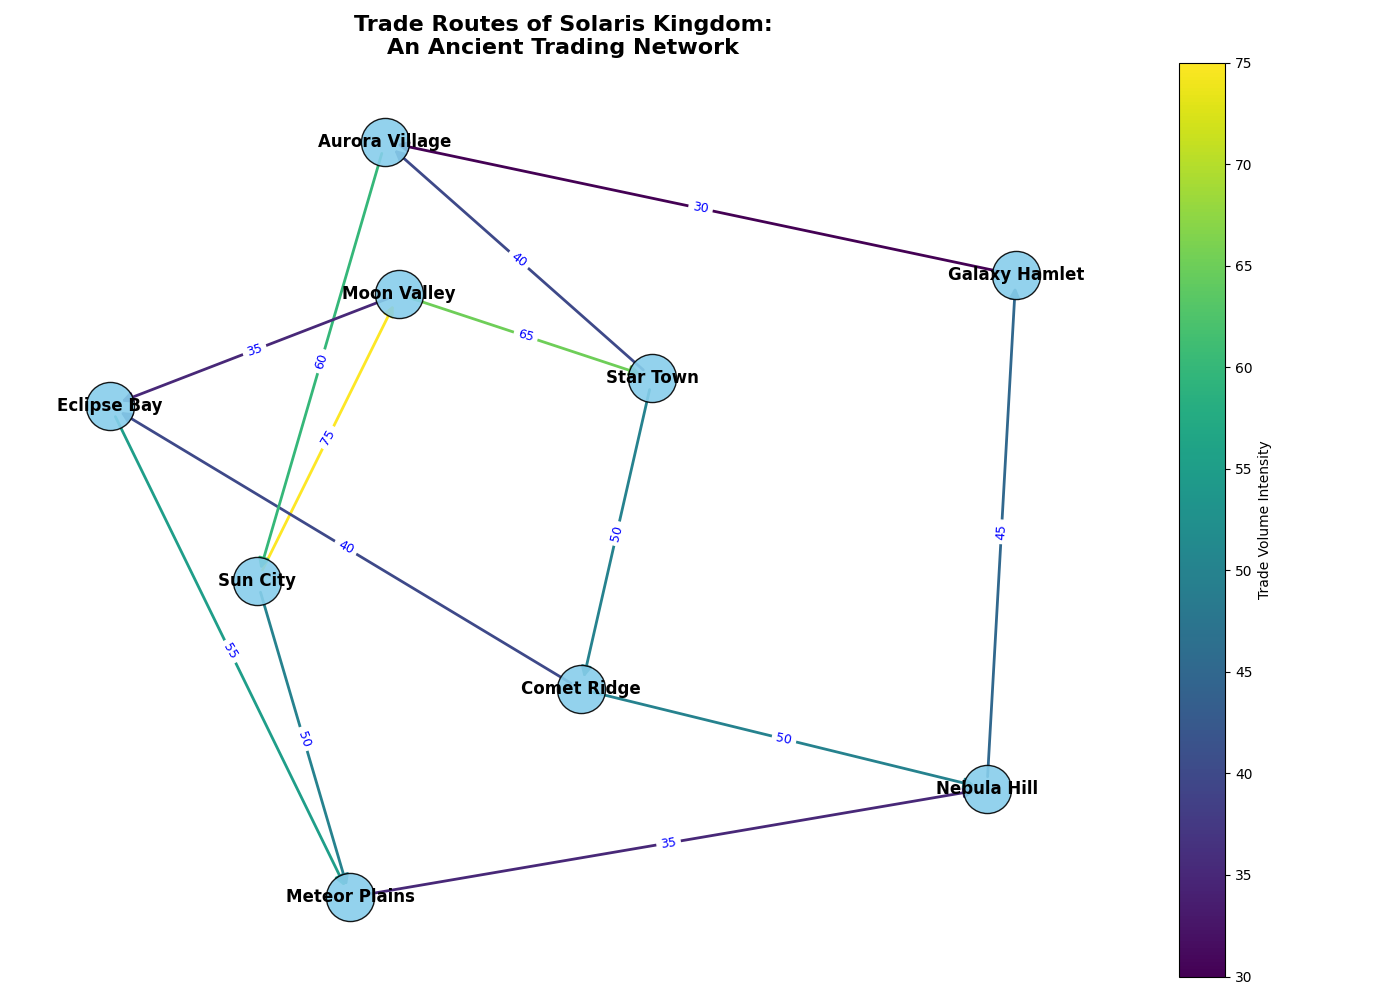

The script that drew this image:
import matplotlib.pyplot as plt
import networkx as nx
import numpy as np
import matplotlib as mpl

# Define the cities as nodes and the trade routes as directed edges with weights.
cities = [
    "Sun City", "Moon Valley", "Star Town", "Comet Ridge", 
    "Eclipse Bay", "Meteor Plains", "Nebula Hill", "Galaxy Hamlet", "Aurora Village"
]

# Define connections (trade routes) with weights indicating trade volume
trade_routes = [
    ("Sun City", "Moon Valley", 75), ("Moon Valley", "Star Town", 65), 
    ("Star Town", "Comet Ridge", 50), ("Comet Ridge", "Eclipse Bay", 40), 
    ("Eclipse Bay", "Meteor Plains", 55), ("Meteor Plains", "Nebula Hill", 35), 
    ("Nebula Hill", "Galaxy Hamlet", 45), ("Galaxy Hamlet", "Aurora Village", 30), 
    ("Aurora Village", "Sun City", 60), ("Sun City", "Meteor Plains", 50), 
    ("Moon Valley", "Eclipse Bay", 35), ("Comet Ridge", "Nebula Hill", 50), 
    ("Star Town", "Aurora Village", 40)
]

# Create the directed graph
G = nx.DiGraph()
G.add_nodes_from(cities)
G.add_weighted_edges_from(trade_routes)

# Setup the plot
fig, ax = plt.subplots(figsize=(14, 10))
pos = nx.spring_layout(G, seed=42)

# Draw the nodes with customization
nx.draw_networkx_nodes(G, pos, node_size=1200, node_color='skyblue', alpha=0.9, edgecolors='k', ax=ax)

# Draw the edges with weights
edges_weights = [weight for (_, _, weight) in trade_routes]
nx.draw_networkx_edges(G, pos, edgelist=trade_routes, arrowstyle='-|>', arrowsize=15, edge_color=edges_weights, 
                       edge_cmap=plt.cm.viridis, width=2, ax=ax)

# Draw node labels
nx.draw_networkx_labels(G, pos, font_size=12, font_weight='bold', verticalalignment='center', ax=ax)

# Draw edge labels for weights
edge_labels = {(u, v): f"{w}" for u, v, w in trade_routes}
nx.draw_networkx_edge_labels(G, pos, edge_labels=edge_labels, font_color='blue', font_size=9, ax=ax)

# Create a ScalarMappable and add a colorbar
sm = mpl.cm.ScalarMappable(cmap=plt.cm.viridis, norm=plt.Normalize(vmin=min(edges_weights), vmax=max(edges_weights)))
sm.set_array([])
plt.colorbar(sm, label="Trade Volume Intensity", ax=ax)

# Add title
plt.title("Trade Routes of Solaris Kingdom:\nAn Ancient Trading Network", fontsize=16, fontweight='bold')
plt.axis('off')

# Adjust layout to prevent overlap and ensure clarity
plt.tight_layout()
plt.show()
